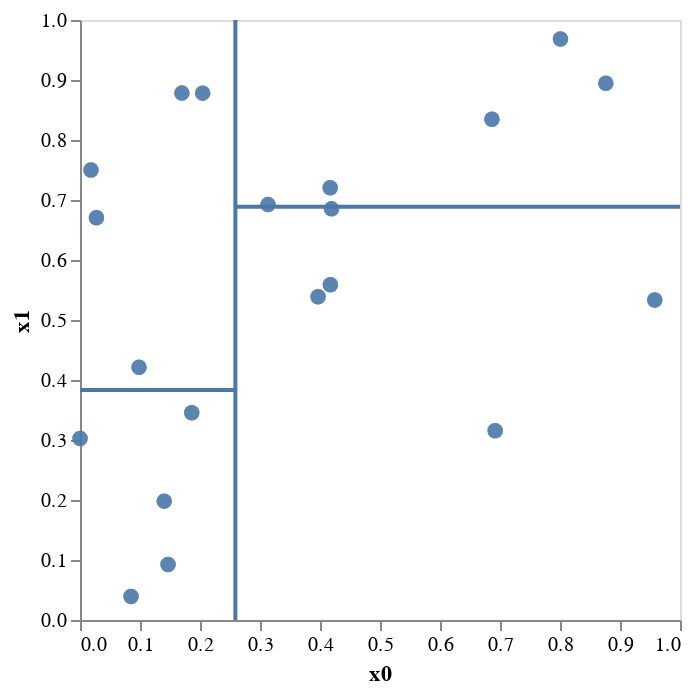

Notebook code for this chart:
### Code cell
kdt.plot2d(depth=2)

### Figure 1 — Vega-Lite specification as saved in the notebook (floating-point values rounded to 4 significant figures)
{"config": {"view": {"continuousWidth": 300, "continuousHeight": 300}}, "layer": [{"data": {"name": "data-27c49ca2d2c0e4fe4f94f1d7c160a361"}, "mark": {"type": "circle", "size": 60}, "encoding": {"x": {"axis": {"grid": false}, "field": "x0", "type": "quantitative"}, "y": {"axis": {"grid": false}, "field": "x1", "type": "quantitative"}}}, {"data": {"name": "data-9bc712eec4862e0da7b537a787dfb3ee"}, "mark": {"type": "line"}, "encoding": {"x": {"axis": {"grid": false}, "field": "x0", "type": "quantitative"}, "y": {"axis": {"grid": false}, "field": "x1", "type": "quantitative"}}}, {"layer": [{"data": {"name": "data-7973e3913bac78a2baa4c4ec11621abd"}, "mark": {"type": "circle", "size": 60}, "encoding": {"x": {"axis": {"grid": false}, "field": "x0", "type": "quantitative"}, "y": {"axis": {"grid": false}, "field": "x1", "type": "quantitative"}}}, {"data": {"name": "data-e97518c52016479bcce556dfc5709844"}, "mark": {"type": "line"}, "encoding": {"x": {"axis": {"grid": false}, "field": "x0", "type": "quantitative"}, "y": {"axis": {"grid": false}, "field": "x1", "type": "quantitative"}}}], "encoding": {}}, {"layer": [{"data": {"name": "data-dd7c6600cc9575f5eda9bc467c82864d"}, "mark": {"type": "circle", "size": 60}, "encoding": {"x": {"axis": {"grid": false}, "field": "x0", "type": "quantitative"}, "y": {"axis": {"grid": false}, "field": "x1", "type": "quantitative"}}}, {"data": {"name": "data-8d3d33f07fb14f5590a66386df1a92e2"}, "mark": {"type": "line"}, "encoding": {"x": {"axis": {"grid": false}, "field": "x0", "type": "quantitative"}, "y": {"axis": {"grid": false}, "field": "x1", "type": "quantitative"}}}], "encoding": {}}], "encoding": {}, "$schema": "https://vega.github.io/schema/vega-lite/v5.8.0.json", "datasets": {"data-27c49ca2d2c0e4fe4f94f1d7c160a361": [{"x0": 0.417, "x1": 0.7203}, {"x0": 0.0001144, "x1": 0.3023}, {"x0": 0.1468, "x1": 0.09234}, {"x0": 0.1863, "x1": 0.3456}, {"x0": 0.3968, "x1": 0.5388}, {"x0": 0.4192, "x1": 0.6852}, {"x0": 0.2045, "x1": 0.8781}, {"x0": 0.02739, "x1": 0.6705}, {"x0": 0.4173, "x1": 0.5587}, {"x0": 0.1404, "x1": 0.1981}, {"x0": 0.8007, "x1": 0.9683}, {"x0": 0.3134, "x1": 0.6923}, {"x0": 0.8764, "x1": 0.8946}, {"x0": 0.08504, "x1": 0.03905}, {"x0": 0.1698, "x1": 0.8781}, {"x0": 0.09835, "x1": 0.4211}, {"x0": 0.9579, "x1": 0.5332}, {"x0": 0.6919, "x1": 0.3155}, {"x0": 0.6865, "x1": 0.8346}, {"x0": 0.01829, "x1": 0.7501}], "data-9bc712eec4862e0da7b537a787dfb3ee": [{"x0": 0.2589, "x1": 0.0}, {"x0": 0.2589, "x1": 1.0}], "data-7973e3913bac78a2baa4c4ec11621abd": [{"x0": 0.0001144, "x1": 0.3023}, {"x0": 0.01829, "x1": 0.7501}, {"x0": 0.02739, "x1": 0.6705}, {"x0": 0.08504, "x1": 0.03905}, {"x0": 0.09835, "x1": 0.4211}, {"x0": 0.1404, "x1": 0.1981}, {"x0": 0.1468, "x1": 0.09234}, {"x0": 0.1698, "x1": 0.8781}, {"x0": 0.1863, "x1": 0.3456}, {"x0": 0.2045, "x1": 0.8781}], "data-e97518c52016479bcce556dfc5709844": [{"x0": 0.0, "x1": 0.3833}, {"x0": 0.2589, "x1": 0.3833}], "data-dd7c6600cc9575f5eda9bc467c82864d": [{"x0": 0.3134, "x1": 0.6923}, {"x0": 0.3968, "x1": 0.5388}, {"x0": 0.417, "x1": 0.7203}, {"x0": 0.4173, "x1": 0.5587}, {"x0": 0.4192, "x1": 0.6852}, {"x0": 0.6865, "x1": 0.8346}, {"x0": 0.6919, "x1": 0.3155}, {"x0": 0.8007, "x1": 0.9683}, {"x0": 0.8764, "x1": 0.8946}, {"x0": 0.9579, "x1": 0.5332}], "data-8d3d33f07fb14f5590a66386df1a92e2": [{"x0": 0.2589, "x1": 0.6888}, {"x0": 1.0, "x1": 0.6888}]}}
